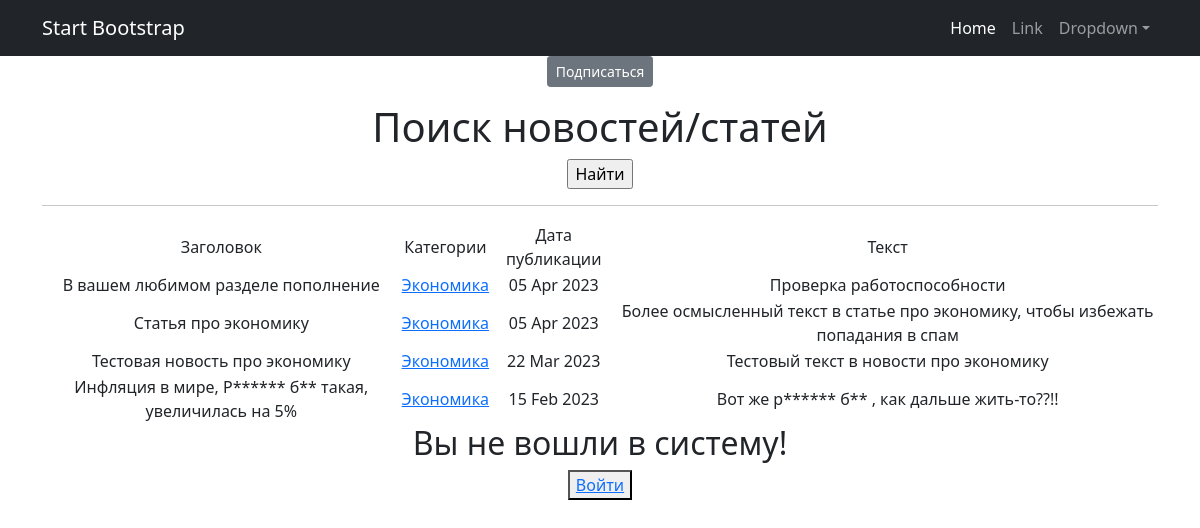
Screenshot of /news/categories/1 with the database file from the repository.
### news/models.py (models this page shows, shortened)
class Post(models.Model):
    TYPES = [
        ('P', 'Статья'),  # P for "post"
        ('N', 'Новость')   # N for "news"
    ]
    author = models.ForeignKey(Author, on_delete=models.CASCADE)
    post_type = models.CharField(max_length=1, choices=TYPES, default='P')
    creation_time = models.DateTimeField(auto_now_add=True)
    categories = models.ManyToManyField('Category', through='PostCategory')
    title = models.CharField(max_length=255, blank=False)
    text = models.TextField(blank=False)
    post_rating = models.FloatField(default=0.0)

class Category(models.Model):
    news_category = models.CharField(max_length=100, unique=True)
    subscribers = models.ManyToManyField(User, related_name='categories')
    def __str__(self):
        return self.news_category

### news/views.py (the view)
# urls.py: path('categories/<int:pk>', CategoryListView.as_view(), name='category_list'),
class CategoryListView(ListView):
    model = Post
    template_name = 'category_list.html'
    context_object_name = 'category_news_list'
    def get_queryset(self):
        self.category = get_object_or_404(Category, id=self.kwargs['pk'])
        queryset = Post.objects.filter(categories=self.category).order_by('-creation_time')
        return queryset
    def get_context_data(self, **kwargs):
        context = super().get_context_data(**kwargs)
        context['is_not_subscriber'] = self.request.user not in self.category.subscribers.all()
        context['category'] = self.category
        return context

### news/templatetags/custom_filters.py (called while the page is built)
@register.filter()
def censor(value):
    bad_words = ('редиска', 'бля')
    if not isinstance(value, str):
        raise TypeError(f"unresolved type '{type(value)}' expected  type 'str'")
    for word in value.split():
        if word.lower() in bad_words:
            value = value.replace(word, f"{word[0]}{'*' * (len(word) - 1)}")
    return value

### templates/category_list.html (shortened to what this page needs)
{% extends 'flatpages/default.html' %}
{% load custom_filters %}
{% block content %}
    {% if is_not_subscriber %}
        <p class="text-center"><a href="{% url 'subscribe' category.id %}" class="btn btn-secondary btn-sm">Подписаться</a></p>
    {% endif %}
    <h1>Поиск новостей/статей</h1>
    <form action="" method="get">
        <input type="submit" value="Найти" />
    </form>
    <hr>
    {% if category_news_list %}
        <table>
            <tr>
                <td>Заголовок</td>
                <td>Категории</td>
                <td>Дата публикации</td>
                <td>Текст</td>
            </tr>
            {% for news_detail in category_news_list %}
            <tr>
                <td>{{ news_detail.title|censor }}</td>
                <td>
                    {% for category in news_detail.categories.all %}
                        <a href="{% url 'category_list' category.id %}">{{ category }}</a>
                    {% endfor %}
                </td>
                <td>{{ news_detail.creation_time|date:'d M Y' }}</td>
                <td>{{ news_detail.text|truncatewords:20|censor }}</td>
            </tr>
            {% endfor %}
        </table>
    {% else %}
        <h2>Новостей нет!</h2>
    {% endif %}
{% if request.user.is_authenticated %}
    <h2>Страница авторизованного пользователя {{request.user.username}}</h2>
    <button> <a href="{% url 'account_logout' %}">Выйти</a> </button>
{% else %}
    <h2>Вы не вошли в систему!</h2>
    <button> <a href="{% url 'account_login' %}">Войти</a> </button>
{% endif %}
{% endblock content %}

### rows the page displays
Post: title|censor "В вашем любимом разделе пополнение", creation_time "05 Apr 2023", text|censor "Проверка работоспособности"
Category: news_category "Экономика"
Post: title|censor "Статья про экономику", creation_time "05 Apr 2023", text|censor "Более осмысленный текст в статье про экономику, чтобы избежать попадания в спам"
Post: title|censor "Тестовая новость про экономику", creation_time "22 Mar 2023", text|censor "Тестовый текст в новости про экономику"
Post: title|censor "Инфляция в мире, Р****** б** такая, увеличилась на 5%", creation_time "15 Feb 2023", text|censor "Вот же р****** б** , как дальше жить-то??!!"
